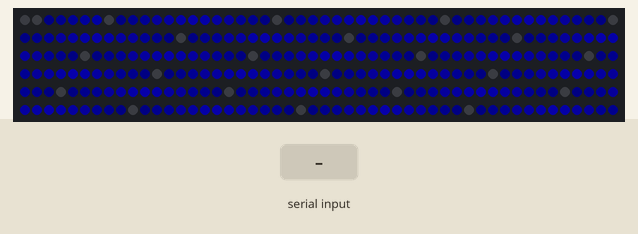
A sketch run on a simulated Arduino Uno, built with avr-gcc and run on an emulated ATmega328P. Shown: 300 RGB LEDs in strip order, left to right, continuing on the next row. Inputs (shaded band) come from the test bench. Dim RGB values are drawn brighter than linear.

Above: at 1.28 s.
1.3 s: "r" received over Serial
At 1.41 s:
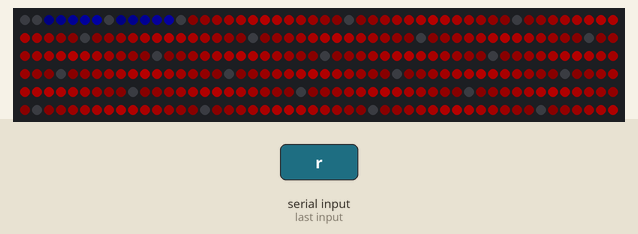
At 2.06 s:
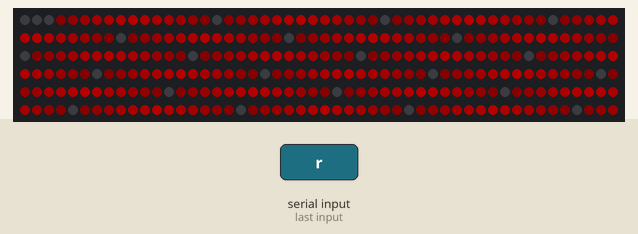

Measured:
- after the input at 1.3 s, the LEDs: first change after 0.05 s (image 1 shows a later state)

The sketch:

Ripple.ino
```cpp
#include <Adafruit_NeoPixel.h>

#define PIN 6 // the Data Pin for the strip.
#define NUMPIXELS 300 // how many pixels are on the strip

Adafruit_NeoPixel strip1 = Adafruit_NeoPixel(NUMPIXELS, PIN, NEO_GRB + NEO_KHZ800);

int incoming;
boolean redAlliance = true; // will default to red.
boolean isFading = true; //makes it fade instead of single color.


void setup() {
  // put your setup code here, to run once:
  strip1.begin();
  strip1.show();
  Serial.begin(115200);

}

void loop() {
  if (Serial.available() > 0) {
    incoming = Serial.read(); // reads the next thing sent on the serial line.
    switch (incoming) {
        case 'a': // if incoming == 'r' it will do this
          //auto mode stuff
          break; // the _break;_ is the most important part. Never Forget!
        case 'r':
            redAlliance = true;
            isFading = false;
          break;
        case 'b':
          //BLUE!
          redAlliance = false;
          isFading = false;
          break;
        default: //this happens if incoming doesn't match any of the above
          isFading = true;
      }
    }
if (isFading){
    for(int n = 0; n < 48; n+= 2) {
      ripple(n, 0, 48-n, 7, 30);
    }
    for(int n = 48; n > 0; n-= 2) {
      ripple(n, 0, 48-n, 7, 30);
    }
  } else if (redAlliance) {
    ripple(64, 0, 0, 7, 30);
  } else {
    ripple(0, 0, 64, 7, 30);
  }
}


void ripple(int r, int g, int b, byte magnitude, byte wait){
  for (int s = (magnitude * -2); s < 0; s++){
    if (Serial.available() == 0){
    for (int p = 0; p < strip1.numPixels() + (2 * magnitude); p += (2*magnitude)) {
      for (int i = 0; i < magnitude; i++){
        if ((p+i-s) >= 0 && p+i-s < strip1.numPixels()){
          strip1.setPixelColor(p+i-s, strip1.Color((i*r)/magnitude, (i*g)/magnitude, (i*b)/magnitude));
        }
      }
      for (int i = magnitude; i > 0; i--) {
        if ((p-s+((magnitude * 2) - i)) >= 0 && (p-s+((magnitude * 2) - i)) < strip1.numPixels()){
          strip1.setPixelColor((p-s+((magnitude * 2) - i)), strip1.Color((i*r)/magnitude, (i*g)/magnitude, (i*b)/magnitude));
        }
      }
    }
    strip1.show();
      delay(wait);
    }
  }
}
```
